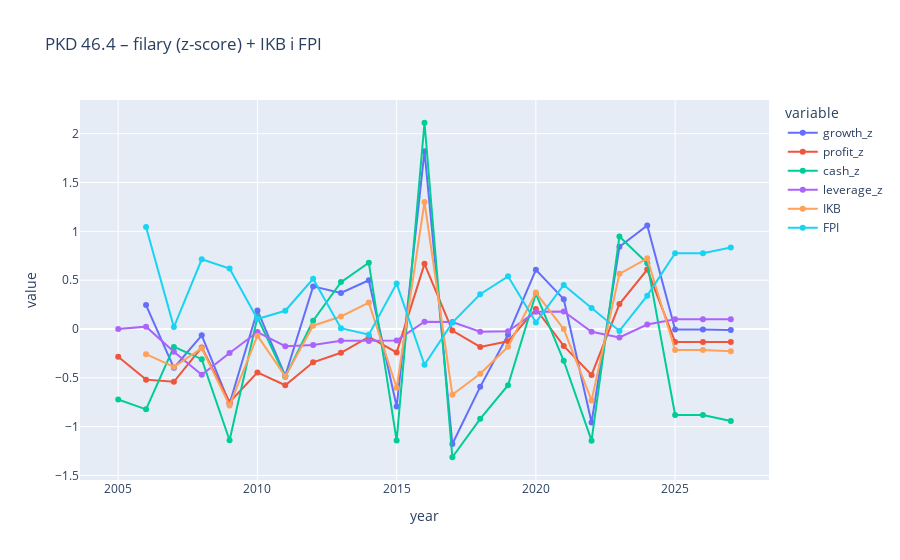

The cell this chart's notebook holds for it:
### Code cell
pkd_pick = "46.4"  # zmień na dowolny kod

d = wide_pkd[wide_pkd["pkd"] == pkd_pick].sort_values("year")

display(d[["year","pkd","growth","profit","cash","debt_burden","IKB","FPI"]])

fig_pillars = px.line(
    d,
    x="year",
    y=["growth_z","profit_z","cash_z","leverage_z","IKB","FPI"],
    markers=True,
    title=f"PKD {pkd_pick} – filary (z-score) + IKB i FPI"
)
fig_pillars.show()

### Figure 1 — Plotly figure (JSON) as saved in the notebook; plotly's stock layout.template omitted (floating-point values rounded to 4 significant figures)
{"data": [{"hovertemplate": "variable=growth_z<br>year=%{x}<br>value=%{y}<extra></extra>", "legendgroup": "growth_z", "line": {"color": "#636efa", "dash": "solid"}, "marker": {"symbol": "circle"}, "mode": "lines+markers", "name": "growth_z", "orientation": "v", "showlegend": true, "type": "scatter", "x": [2005, 2006, 2007, 2008, 2009, 2010, 2011, 2012, 2013, 2014, 2015, 2016, 2017, 2018, 2019, 2020, 2021, 2022, 2023, 2024, 2025, 2026, 2027], "xaxis": "x", "y": [NaN, 0.2448, -0.398, -0.06456, -0.7659, 0.19, -0.4794, 0.4362, 0.3694, 0.4989, -0.7943, 1.82, -1.177, -0.5923, -0.05976, 0.6054, 0.3053, -0.957, 0.8416, 1.06, -0.005304, -0.005304, -0.009466], "yaxis": "y"}, {"hovertemplate": "variable=profit_z<br>year=%{x}<br>value=%{y}<extra></extra>", "legendgroup": "profit_z", "line": {"color": "#EF553B", "dash": "solid"}, "marker": {"symbol": "circle"}, "mode": "lines+markers", "name": "profit_z", "orientation": "v", "showlegend": true, "type": "scatter", "x": [2005, 2006, 2007, 2008, 2009, 2010, 2011, 2012, 2013, 2014, 2015, 2016, 2017, 2018, 2019, 2020, 2021, 2022, 2023, 2024, 2025, 2026, 2027], "xaxis": "x", "y": [-0.2848, -0.5187, -0.5408, -0.1889, -0.7493, -0.4448, -0.5762, -0.3414, -0.2438, -0.0802, -0.2399, 0.667, -0.01592, -0.1838, -0.1258, 0.2048, -0.1737, -0.4706, 0.2554, 0.6082, -0.1325, -0.1325, -0.1339], "yaxis": "y"}, {"hovertemplate": "variable=cash_z<br>year=%{x}<br>value=%{y}<extra></extra>", "legendgroup": "cash_z", "line": {"color": "#00cc96", "dash": "solid"}, "marker": {"symbol": "circle"}, "mode": "lines+markers", "name": "cash_z", "orientation": "v", "showlegend": true, "type": "scatter", "x": [2005, 2006, 2007, 2008, 2009, 2010, 2011, 2012, 2013, 2014, 2015, 2016, 2017, 2018, 2019, 2020, 2021, 2022, 2023, 2024, 2025, 2026, 2027], "xaxis": "x", "y": [-0.7221, -0.8231, -0.1832, -0.3094, -1.139, 0.1196, -0.49, 0.08492, 0.4799, 0.6795, -1.142, 2.112, -1.313, -0.92, -0.5756, 0.3615, -0.3253, -1.144, 0.948, 0.6736, -0.8806, -0.8806, -0.9428], "yaxis": "y"}, {"hovertemplate": "variable=leverage_z<br>year=%{x}<br>value=%{y}<extra></extra>", "legendgroup": "leverage_z", "line": {"color": "#ab63fa", "dash": "solid"}, "marker": {"symbol": "circle"}, "mode": "lines+markers", "name": "leverage_z", "orientation": "v", "showlegend": true, "type": "scatter", "x": [2005, 2006, 2007, 2008, 2009, 2010, 2011, 2012, 2013, 2014, 2015, 2016, 2017, 2018, 2019, 2020, 2021, 2022, 2023, 2024, 2025, 2026, 2027], "xaxis": "x", "y": [0.001144, 0.02413, -0.2341, -0.4691, -0.2463, -0.03139, -0.176, -0.1629, -0.1193, -0.122, -0.1171, 0.07464, 0.0711, -0.02839, -0.02317, 0.1761, 0.1796, -0.02817, -0.08661, 0.0452, 0.1004, 0.1004, 0.09924], "yaxis": "y"}, {"hovertemplate": "variable=IKB<br>year=%{x}<br>value=%{y}<extra></extra>", "legendgroup": "IKB", "line": {"color": "#FFA15A", "dash": "solid"}, "marker": {"symbol": "circle"}, "mode": "lines+markers", "name": "IKB", "orientation": "v", "showlegend": true, "type": "scatter", "x": [2005, 2006, 2007, 2008, 2009, 2010, 2011, 2012, 2013, 2014, 2015, 2016, 2017, 2018, 2019, 2020, 2021, 2022, 2023, 2024, 2025, 2026, 2027], "xaxis": "x", "y": [NaN, -0.2581, -0.3886, -0.1975, -0.7827, -0.06841, -0.485, 0.03387, 0.128, 0.2703, -0.6022, 1.3, -0.6731, -0.4585, -0.1824, 0.3735, -0.001041, -0.7312, 0.5649, 0.7232, -0.2143, -0.2143, -0.2288], "yaxis": "y"}, {"hovertemplate": "variable=FPI<br>year=%{x}<br>value=%{y}<extra></extra>", "legendgroup": "FPI", "line": {"color": "#19d3f3", "dash": "solid"}, "marker": {"symbol": "circle"}, "mode": "lines+markers", "name": "FPI", "orientation": "v", "showlegend": true, "type": "scatter", "x": [2005, 2006, 2007, 2008, 2009, 2010, 2011, 2012, 2013, 2014, 2015, 2016, 2017, 2018, 2019, 2020, 2021, 2022, 2023, 2024, 2025, 2026, 2027], "xaxis": "x", "y": [NaN, 1.044, 0.01927, 0.714, 0.6193, 0.1018, 0.1866, 0.5142, 0.008744, -0.05869, 0.4652, -0.3662, 0.06516, 0.3561, 0.539, 0.06768, 0.4511, 0.2149, -0.01975, 0.3414, 0.7749, 0.7749, 0.8341], "yaxis": "y"}], "layout": {"legend": {"title": {"text": "variable"}, "tracegroupgap": 0}, "title": {"text": "PKD 46.4 – filary (z-score) + IKB i FPI"}, "xaxis": {"anchor": "y", "domain": [0, 1], "title": {"text": "year"}}, "yaxis": {"anchor": "x", "domain": [0, 1], "title": {"text": "value"}}}}
